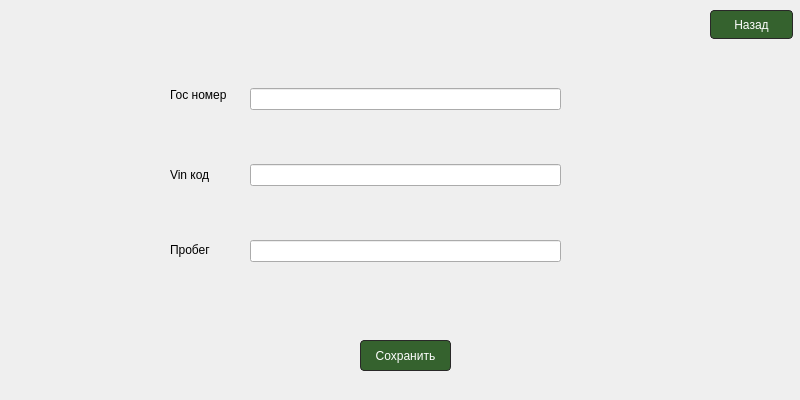
<?xml version="1.0" encoding="UTF-8"?>
<ui version="4.0">
 <class>newCar</class>
 <widget class="QDialog" name="newCar">
  <property name="geometry">
   <rect>
    <x>0</x>
    <y>0</y>
    <width>800</width>
    <height>400</height>
   </rect>
  </property>
  <property name="windowTitle">
   <string>Новое ТС</string>
  </property>
  <widget class="QLabel" name="label">
   <property name="geometry">
    <rect>
     <x>170</x>
     <y>85</y>
     <width>73</width>
     <height>20</height>
    </rect>
   </property>
   <property name="text">
    <string>Гос номер</string>
   </property>
  </widget>
  <widget class="QLabel" name="label_2">
   <property name="geometry">
    <rect>
     <x>170</x>
     <y>165</y>
     <width>49</width>
     <height>20</height>
    </rect>
   </property>
   <property name="text">
    <string>Vin код</string>
   </property>
  </widget>
  <widget class="QLabel" name="label_3">
   <property name="geometry">
    <rect>
     <x>170</x>
     <y>240</y>
     <width>52</width>
     <height>20</height>
    </rect>
   </property>
   <property name="text">
    <string>Пробег</string>
   </property>
  </widget>
  <widget class="QPushButton" name="pushButton">
   <property name="geometry">
    <rect>
     <x>710</x>
     <y>10</y>
     <width>83</width>
     <height>29</height>
    </rect>
   </property>
   <property name="styleSheet">
    <string notr="true">background-color: rgb(53, 98, 46);
color: rgb(255, 255, 255);
border-style: solid;
border-width: 1px;
border-radius: 4px;
border-color:rgb(41, 40, 40) ;</string>
   </property>
   <property name="text">
    <string>Назад</string>
   </property>
  </widget>
  <widget class="QPushButton" name="SaveButton">
   <property name="geometry">
    <rect>
     <x>360</x>
     <y>340</y>
     <width>91</width>
     <height>31</height>
    </rect>
   </property>
   <property name="styleSheet">
    <string notr="true">background-color: rgb(53, 98, 46);
color: rgb(255, 255, 255);
border-style: solid;
border-width: 1px;
border-radius: 4px;
border-color:rgb(41, 40, 40) ;</string>
   </property>
   <property name="text">
    <string>Сохранить</string>
   </property>
  </widget>
  <widget class="QWidget" name="layoutWidget">
   <property name="geometry">
    <rect>
     <x>250</x>
     <y>40</y>
     <width>311</width>
     <height>271</height>
    </rect>
   </property>
   <layout class="QVBoxLayout" name="verticalLayout">
    <item>
     <widget class="QLineEdit" name="grzLine"/>
    </item>
    <item>
     <widget class="QLineEdit" name="vinLine"/>
    </item>
    <item>
     <widget class="QLineEdit" name="mileLine"/>
    </item>
   </layout>
  </widget>
 </widget>
 <resources/>
 <connections/>
</ui>
